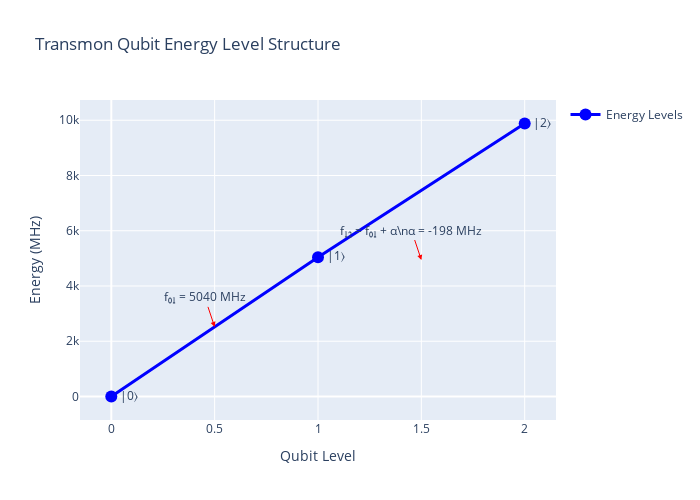
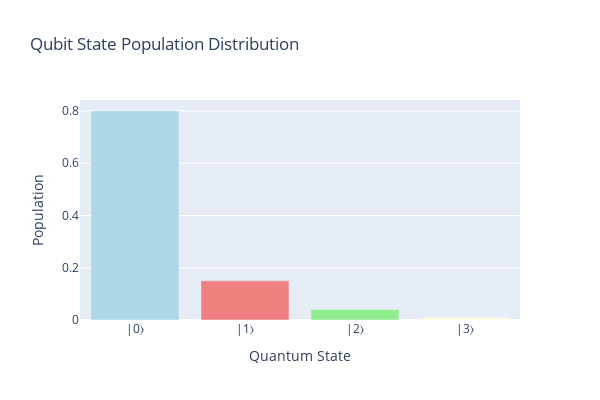

Notebook code cell kept with these figures, in order:
### Code cell
# Create visualizations to understand quantum concepts
fig_concepts = go.Figure()

# Plot qubit energy levels
energy_levels = [0, virtual_transmon.qubit_frequency, 
                virtual_transmon.qubit_frequency + virtual_transmon.qubit_frequency + virtual_transmon.anharmonicity]

fig_concepts.add_trace(go.Scatter(
    x=[0, 1, 2], 
    y=energy_levels[:3],
    mode='lines+markers+text',
    text=['|0⟩', '|1⟩', '|2⟩'],
    textposition='middle right',
    name='Energy Levels',
    line=dict(color='blue', width=3),
    marker=dict(size=12)
))

fig_concepts.add_annotation(
    x=0.5, y=virtual_transmon.qubit_frequency/2,
    text=f'f₀₁ = {virtual_transmon.qubit_frequency:.0f} MHz',
    showarrow=True, arrowhead=2, arrowcolor='red'
)

fig_concepts.add_annotation(
    x=1.5, y=virtual_transmon.qubit_frequency + virtual_transmon.anharmonicity/2,
    text=f'f₁₂ = f₀₁ + α\\nα = {virtual_transmon.anharmonicity:.0f} MHz',
    showarrow=True, arrowhead=2, arrowcolor='red'
)

fig_concepts.update_layout(
    title='Transmon Qubit Energy Level Structure',
    xaxis_title='Qubit Level',
    yaxis_title='Energy (MHz)',
    showlegend=True,
    width=700, height=500
)

fig_concepts.show()

# Show state population distribution
fig_pop = go.Figure(data=go.Bar(
    x=['|0⟩', '|1⟩', '|2⟩', '|3⟩'],
    y=virtual_transmon.quiescent_state_distribution,
    marker_color=['lightblue', 'lightcoral', 'lightgreen', 'lightyellow']
))

fig_pop.update_layout(
    title='Qubit State Population Distribution',
    xaxis_title='Quantum State',
    yaxis_title='Population',
    width=600, height=400
)

fig_pop.show()

print("\\n📊 The visualizations above show:")
print("1. Energy level structure: Higher levels are closer together (anharmonicity)")
print("2. State populations: Mostly in ground state |0⟩, small thermal populations in excited states")

### Figure 1 — Plotly figure (JSON) as saved in the notebook; plotly's stock layout.template omitted (floating-point values rounded to 4 significant figures)
{"data": [{"line": {"color": "blue", "width": 3}, "marker": {"size": 12}, "mode": "lines+markers+text", "name": "Energy Levels", "text": ["|0⟩", "|1⟩", "|2⟩"], "textposition": "middle right", "type": "scatter", "x": [0, 1, 2], "y": [0, 5040.0, 9882.0]}], "layout": {"annotations": [{"arrowcolor": "red", "arrowhead": 2, "showarrow": true, "text": "f₀₁ = 5040 MHz", "x": 0.5, "y": 2520.0}, {"arrowcolor": "red", "arrowhead": 2, "showarrow": true, "text": "f₁₂ = f₀₁ + α\\nα = -198 MHz", "x": 1.5, "y": 4941.0}], "height": 500, "showlegend": true, "title": {"text": "Transmon Qubit Energy Level Structure"}, "width": 700, "xaxis": {"title": {"text": "Qubit Level"}}, "yaxis": {"title": {"text": "Energy (MHz)"}}}}

### Figure 2 — Plotly figure (JSON) as saved in the notebook; plotly's stock layout.template omitted (floating-point values rounded to 4 significant figures)
{"data": [{"marker": {"color": ["lightblue", "lightcoral", "lightgreen", "lightyellow"]}, "type": "bar", "x": ["|0⟩", "|1⟩", "|2⟩", "|3⟩"], "y": [0.8, 0.15, 0.04, 0.01]}], "layout": {"height": 400, "title": {"text": "Qubit State Population Distribution"}, "width": 600, "xaxis": {"title": {"text": "Quantum State"}}, "yaxis": {"title": {"text": "Population"}}}}
